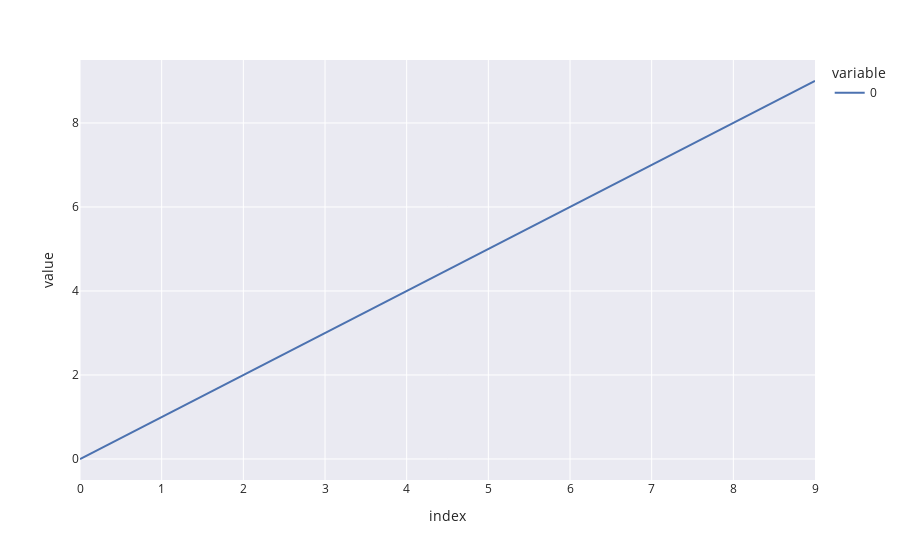

The code cell stored with this chart in its notebook:
### Code cell
fig = utils.px.line(utils.np.arange(10))
fig.update_layout()
fig.show()

### Figure 1 — Plotly figure (JSON) as saved in the notebook; plotly's stock layout.template omitted (floating-point values rounded to 4 significant figures)
{"data": [{"hovertemplate": "variable=0<br>index=%{x}<br>value=%{y}<extra></extra>", "legendgroup": "0", "line": {"color": "rgb(76,114,176)", "dash": "solid"}, "mode": "lines", "name": "0", "orientation": "v", "showlegend": true, "type": "scatter", "x": [0, 1, 2, 3, 4, 5, 6, 7, 8, 9], "xaxis": "x", "y": [0, 1, 2, 3, 4, 5, 6, 7, 8, 9], "yaxis": "y"}], "layout": {"legend": {"title": {"text": "variable"}, "tracegroupgap": 0}, "margin": {"t": 60}, "xaxis": {"anchor": "y", "domain": [0, 1], "title": {"text": "index"}}, "yaxis": {"anchor": "x", "domain": [0, 1], "title": {"text": "value"}}}}
